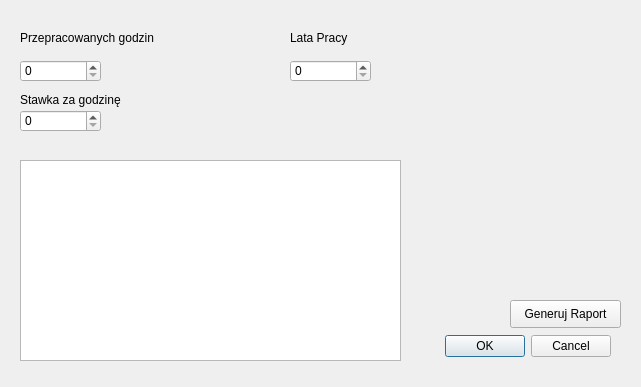
<?xml version="1.0" encoding="UTF-8"?>
<ui version="4.0">
 <class>Wypata</class>
 <widget class="QDialog" name="Wypata">
  <property name="geometry">
   <rect>
    <x>0</x>
    <y>0</y>
    <width>641</width>
    <height>387</height>
   </rect>
  </property>
  <property name="windowTitle">
   <string>Wyplata - System Ekspercki</string>
  </property>
  <widget class="QDialogButtonBox" name="buttonBox">
   <property name="geometry">
    <rect>
     <x>270</x>
     <y>330</y>
     <width>341</width>
     <height>32</height>
    </rect>
   </property>
   <property name="orientation">
    <enum>Qt::Horizontal</enum>
   </property>
   <property name="standardButtons">
    <set>QDialogButtonBox::Cancel|QDialogButtonBox::Ok</set>
   </property>
  </widget>
  <widget class="QSpinBox" name="spinBox">
   <property name="geometry">
    <rect>
     <x>290</x>
     <y>60</y>
     <width>81</width>
     <height>22</height>
    </rect>
   </property>
  </widget>
  <widget class="QLabel" name="label">
   <property name="geometry">
    <rect>
     <x>290</x>
     <y>30</y>
     <width>81</width>
     <height>16</height>
    </rect>
   </property>
   <property name="text">
    <string>Lata Pracy</string>
   </property>
  </widget>
  <widget class="QLabel" name="label_2">
   <property name="geometry">
    <rect>
     <x>20</x>
     <y>30</y>
     <width>141</width>
     <height>16</height>
    </rect>
   </property>
   <property name="text">
    <string>Przepracowanych godzin</string>
   </property>
  </widget>
  <widget class="QSpinBox" name="spinBox_2">
   <property name="geometry">
    <rect>
     <x>20</x>
     <y>60</y>
     <width>81</width>
     <height>22</height>
    </rect>
   </property>
  </widget>
  <widget class="QLabel" name="label_3">
   <property name="geometry">
    <rect>
     <x>20</x>
     <y>90</y>
     <width>121</width>
     <height>20</height>
    </rect>
   </property>
   <property name="text">
    <string>Stawka za godzinę</string>
   </property>
  </widget>
  <widget class="QSpinBox" name="spinBox_3">
   <property name="geometry">
    <rect>
     <x>20</x>
     <y>110</y>
     <width>81</width>
     <height>22</height>
    </rect>
   </property>
  </widget>
  <widget class="QPushButton" name="pushButton">
   <property name="geometry">
    <rect>
     <x>510</x>
     <y>300</y>
     <width>111</width>
     <height>28</height>
    </rect>
   </property>
   <property name="text">
    <string>Generuj Raport</string>
   </property>
  </widget>
  <widget class="QTextBrowser" name="textBrowser">
   <property name="geometry">
    <rect>
     <x>20</x>
     <y>160</y>
     <width>381</width>
     <height>201</height>
    </rect>
   </property>
  </widget>
 </widget>
 <resources/>
 <connections>
  <connection>
   <sender>buttonBox</sender>
   <signal>accepted()</signal>
   <receiver>Wypata</receiver>
   <slot>accept()</slot>
   <hints>
    <hint type="sourcelabel">
     <x>248</x>
     <y>254</y>
    </hint>
    <hint type="destinationlabel">
     <x>157</x>
     <y>274</y>
    </hint>
   </hints>
  </connection>
  <connection>
   <sender>buttonBox</sender>
   <signal>rejected()</signal>
   <receiver>Wypata</receiver>
   <slot>reject()</slot>
   <hints>
    <hint type="sourcelabel">
     <x>316</x>
     <y>260</y>
    </hint>
    <hint type="destinationlabel">
     <x>286</x>
     <y>274</y>
    </hint>
   </hints>
  </connection>
 </connections>
</ui>
